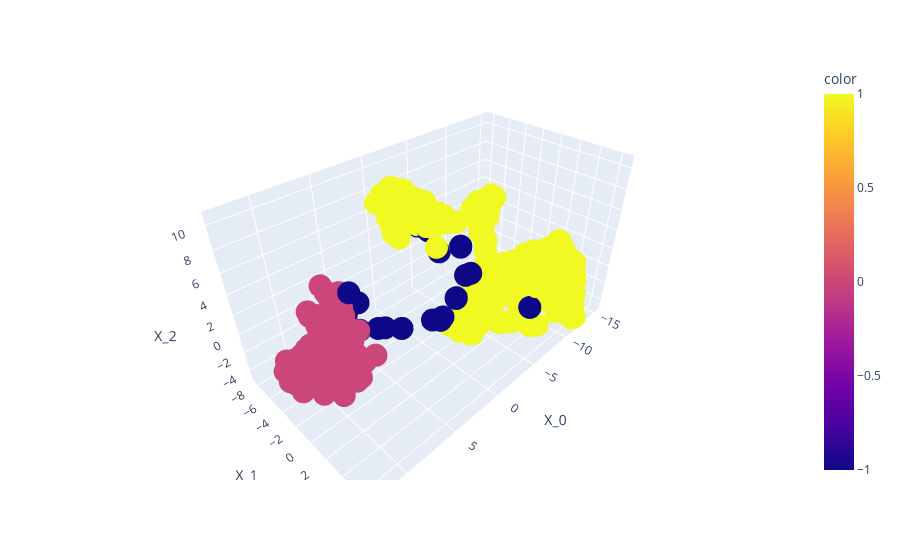

Source (notebook cell):
### Markdown cell above
Per comodità sceglieremo $\varepsilon$=2. Volendo migliorare il nostro modello ripeteremmo il processo per valori leggermente diversi di `min_samples`. Alleniamo ora il modello DBSCAN.

### Code cell
from sklearn.cluster import DBSCAN

eps = 2

dbscan = DBSCAN(eps=eps, min_samples=min_samples, metric='euclidean')
dbscan_results = dbscan.fit_predict(scaled_df)
px.scatter_3d(tsne_df,x="X_0",y="X_1",z="X_2", color=dbscan_results)

### Figure 1 — Plotly figure (JSON) as saved in the notebook; plotly's stock layout.template omitted (floating-point values rounded to 4 significant figures; data arrays with more than 128 entries replaced by an {"elided": "..."} marker saying what was removed)
{"data": [{"hovertemplate": "X_0=%{x}<br>X_1=%{y}<br>X_2=%{z}<br>color=%{marker.color}<extra></extra>", "legendgroup": "", "marker": {"color": {"elided": "440 int values"}, "coloraxis": "coloraxis", "symbol": "circle"}, "mode": "markers", "name": "", "scene": "scene", "showlegend": false, "type": "scatter3d", "x": {"elided": "440 float values"}, "y": {"elided": "440 float values"}, "z": {"elided": "440 float values"}}], "layout": {"coloraxis": {"colorbar": {"title": {"text": "color"}}, "colorscale": [[0, "#0d0887"], [0.1111, "#46039f"], [0.2222, "#7201a8"], [0.3333, "#9c179e"], [0.4444, "#bd3786"], [0.5556, "#d8576b"], [0.6667, "#ed7953"], [0.7778, "#fb9f3a"], [0.8889, "#fdca26"], [1, "#f0f921"]]}, "legend": {"tracegroupgap": 0}, "margin": {"t": 60}, "scene": {"domain": {"x": [0, 1], "y": [0, 1]}, "xaxis": {"title": {"text": "X_0"}}, "yaxis": {"title": {"text": "X_1"}}, "zaxis": {"title": {"text": "X_2"}}}}}
